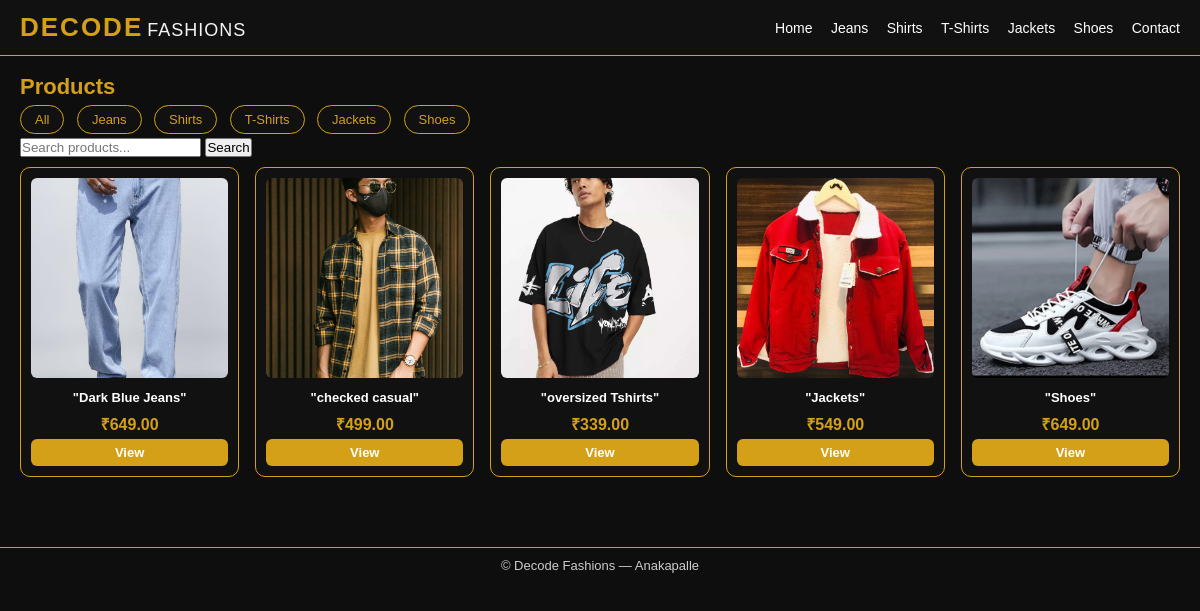
Screenshot of /products/ with the database file from the repository.
### shop/models.py (models this page shows, shortened)
class Product(models.Model):
    CATEGORY_CHOICES = [
        ("jeans", "Jeans"),
        ("shirt", "Shirts"),
        ("tshirt", "T-Shirts"),
        ("jacket", "Jackets"),
        ("shoes", "Shoes"),
    ]
    name = models.CharField(max_length=100)
    category = models.CharField(max_length=20, choices=CATEGORY_CHOICES)
    price = models.DecimalField(max_digits=10, decimal_places=2)
    description = models.TextField(blank=True)
    image = models.ImageField(upload_to="products/", blank=True, null=True)
    active = models.BooleanField(default=True)
    created_at = models.DateTimeField(auto_now_add=True)
    class Meta:
        ordering = ["-created_at"]

### shop/views.py (the view)
# urls.py: path('products/', views.product_list, name='product_list'),
def product_list(request):
    products = Product.objects.filter(active=True)
    category = request.GET.get('category')
    if category:
        products = products.filter(category=category)
    q = request.GET.get('q')
    if q:
        products = products.filter(name__icontains=q)
    return render(request, 'product_list.html', {'products': products})

### shop/templates/product_list.html
{% extends 'base.html' %}
{% block content %}
<h2>Products</h2>
<div class="top-bar">
  <div class="filter-bar">
    <a href="{% url 'product_list' %}" class="filter-btn">All</a>
    <a href="?category=jeans" class="filter-btn">Jeans</a>
    <a href="?category=shirt" class="filter-btn">Shirts</a>
    <a href="?category=tshirt" class="filter-btn">T-Shirts</a>
    <a href="?category=jacket" class="filter-btn">Jackets</a>
    <a href="?category=shoes" class="filter-btn">Shoes</a>
  </div>
  <form method="get" class="search-form">
    <input type="text" name="q" placeholder="Search products..." value="{{ request.GET.q }}">
    <button type="submit">Search</button>
  </form>
</div>
<div class="product-grid">
  {% for p in products %}
  <div class="product-card">
  <a href="{% url 'product_detail' p.pk %}">
    {% if p.image %}
      <img src="{{ p.image.url }}" alt="{{ p.name }}">
    {% endif %}
    <h3>{{ p.name }}</h3>
  </a>
  <p class="price">₹{{ p.price }}</p>
  <a class="button" href="{% url 'product_detail' p.pk %}">View</a>
</div>
  {% empty %}
  <p>No products found.</p>
  {% endfor %}
</div>
{% endblock %}

### shop/static/css/style.css (style rules this page uses)
:root { --gold: #d4a017; --text-light: #ffffff; }
* { margin: 0; padding: 0; box-sizing: border-box; }
body { background: #0e0e0e; color: var(--text-light); font-family: Arial, sans-serif; }
h2 { margin: 18px 0 10px 0; font-size: 22px; color: var(--gold); }
.button { display: inline-block; background: var(--gold); color: #000; padding: 6px 14px; border-radius: 6px; text-decoration: none; font-size: 13px; font-weight: 600; }
.filter-bar { margin: 10px 0; }
.filter-btn { padding: 6px 14px; background: #111; border: 1px solid var(--gold); border-radius: 999px; text-decoration: none; color: var(--gold); font-size: 13px; margin-right: 8px; }
.product-grid { display: grid; grid-template-columns: repeat(auto-fit, minmax(160px, 1fr)); gap: 16px; padding: 10px 0; }
.product-card { background: #111; border: 1px solid var(--gold); border-radius: 10px; padding: 10px; text-align: center; display: flex; flex-direction: column; justify-content: space-between; }
.product-card img { width: 100%; height: 200px; object-fit: cover; border-radius: 6px; margin-bottom: 8px; }
.product-card h3 { font-size: 13px; margin-bottom: 4px; }
.product-card a { color: inherit; text-decoration: none; }
.price { color: var(--gold); font-size: 16px; font-weight: 600; margin: 4px 0; }

### rows the page displays
Product: image (picture), name "\"Dark Blue Jeans\"", price "649.00"
Product: image (picture), name "\"checked casual\"", price "499.00"
Product: image (picture), name "\"oversized Tshirts\"", price "339.00"
Product: image (picture), name "\"Jackets\"", price "549.00"
Product: image (picture), name "\"Shoes\"", price "649.00"
